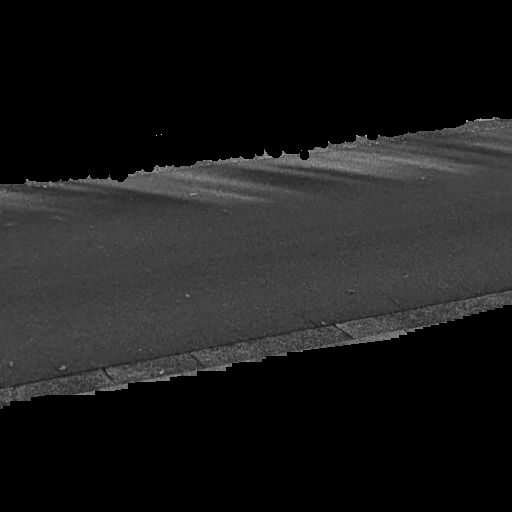
%> input picture change/test/road_only2.bmp, 512 x 512 px
$ octave road_to_block.m   (GNU Octave 9; MATLAB toolbox functions it lacks are replaced by stand-ins)
%> lines starting %> are read from the running program, lines starting %| are printed output that depends on the picture
% 道路画像をブロックにして保存するプログラム
% 道路の部分のみをブロックにし，その他の部分はブロックとして保存しない
%% 画像の読み取り
clc, clear; close all;

% 指定された画像を開く
% road_only2.bmpはグレー画像
image = double(imread("road_only2.bmp"))/255.0; % 0~255を0~1にする
%> image: size 512x512 double; min 0, max 0.902, mean 0.109
figure()
subplot(1,2,1);
imshow(image,'InitialMagnification','fit');
%imwrite(image, 'input_gray.bmp')

SizeX = size(image,2) / 16;
%> SizeX = 32
SizeY = size(image,1) / 16;
%> SizeY = 32

block_num = []; % 引き渡すブロックの番号を読み取り

%% 画像を16×16のブロックに変える
count = 1;
flag = 0;
for i = 1:SizeY
    for j = 1:SizeX
        % 16x16のブロックを切り出す
        block = image((i-1)*16+1:i*16, (j-1)*16+1:j*16);
        % ファイル名を作成
        filename = sprintf("block_test%d.bmp", count);
        filepath = fullfile("/Blocks_test", filename);
        % ブロックの左上，左下，右上または右下にブラックがないか確認
        if block(1,1) == 0
            flag = 1;
        elseif block(1,16) == 0
            flag = 1;
        elseif block(16,1) == 0
            flag = 1;
        elseif block(16,16) == 0
            flag = 1;
        end
        % ブロックを保存
        if flag == 0
            imwrite(block, filepath);
            block_num = [block_num, count];
        end
        count = count+1;
        flag = 0;
    end
end
%> after the loop, block_num = 375 values from 285 to 769; count = 1025

%% ブロック番号をエクセルに仮保存
writematrix(block_num, "road_only_block.xlsx")

% [5 lines of commented-out code are left out]

%% ブロックを再配置テスト
% ブロック数とサイズ
block_size = 16;    %ブロックのサイズ
num_blocks = 1024;  %ブロックの数
blocks_per_row = sqrt(num_blocks);
blocks_per_col = sqrt(num_blocks);

% 元の画像サイズ
image_height = block_size * blocks_per_col;
image_width = block_size * blocks_per_row;

% 元の画像を初期化
recon_image = zeros(image_height, image_width, 'double');

count = 1;
for i = 1:blocks_per_col
    for j = 1:blocks_per_row
        % ブロックファイル名
        filename = sprintf("block_test%d.bmp", count);
        filepath = fullfile("Blocks_test", filename);


        % ブロックを読み込む(本来はblock_numを用いる予定)
        if exist(filepath, 'file') == 2
            % ブロックを読み込む
            block = double(im2gray(imread(filepath)));
        else
            % ファイルが存在しない場合の処理
            block = zeros(block_size, block_size, 'double'); % 空のブロックを代入
            fprintf('File not found: %s\n', filepath); % ファイルがないことを通知
        end
        % 元の画像に配置
        recon_image((i-1)*block_size+1:i*block_size, (j-1)*block_size+1:j*block_size) = block;
        count = count + 1;
    end
end
writematrix(recon_image, "recon_block.xlsx")
imwrite(uint8(recon_image),"recon_image.bmp");
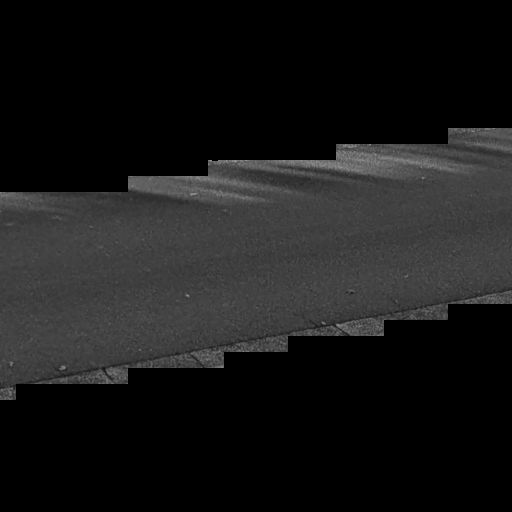
%> saved as recon_image.bmp: size 512x512 uint8; min 0, max 155, mean 24.7
subplot(1,2,2);
imshow(uint8(recon_image));
